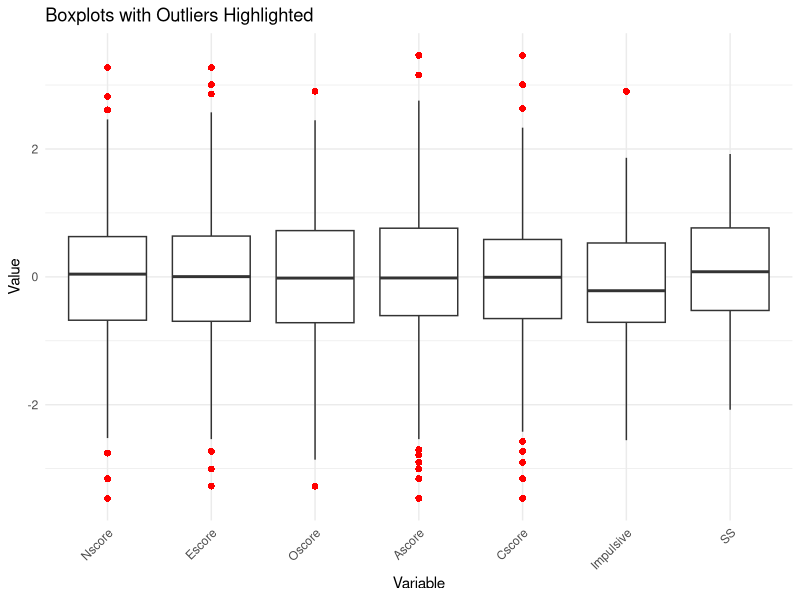
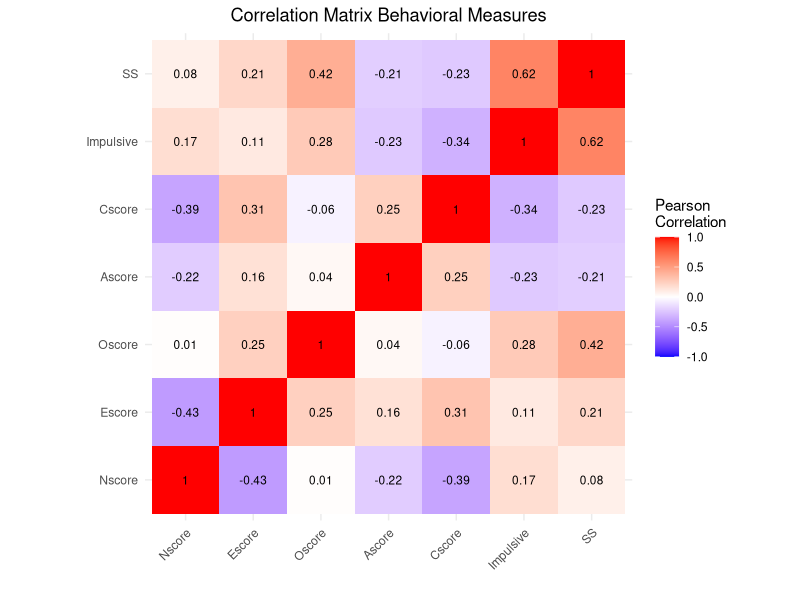
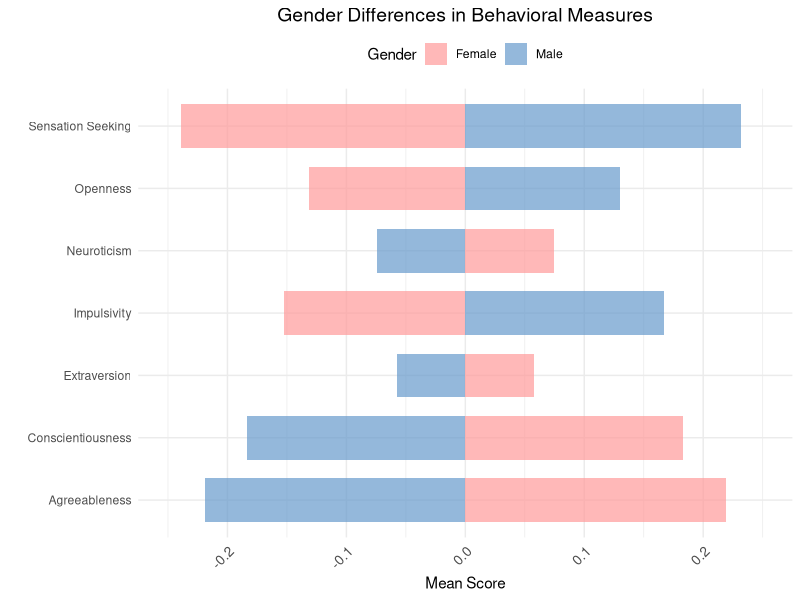
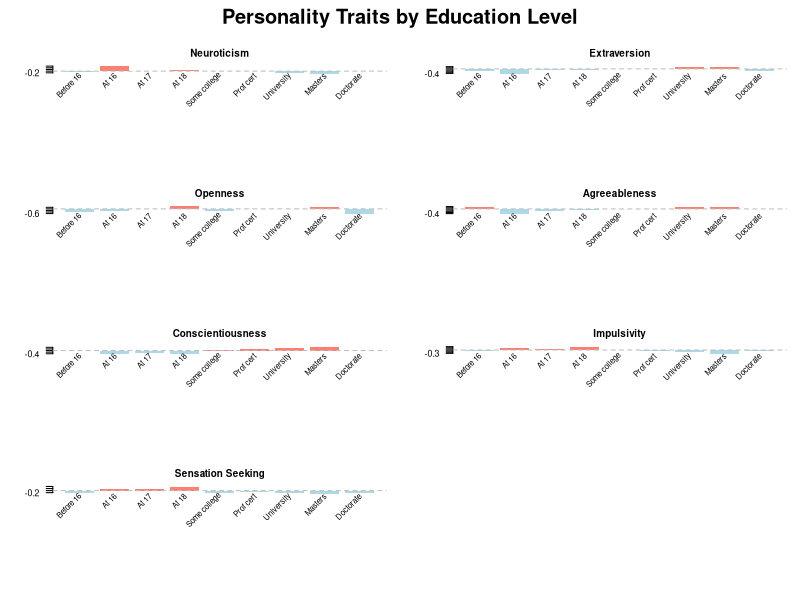

Write R code to recreate these figures, in order.
## ---- chunk 1
knitr::opts_chunk$set(echo = TRUE)
## ---- chunk 2
# Load required libraries
library(dplyr)
library(ggplot2)
library(reshape2)
library(kableExtra)
library(knitr)
library(gridExtra)
library(tidyr)
## ---- chunk 3
# Read the CSV file
drug_data <- read.csv("Data/drug_consumption.csv")
## ---- chunk 4
###############################################################################
# Define mappings and column information
###############################################################################

# Column names for the dataset
column_names <- c(
  "Index", "ID", "Age", "Gender", "Education", "Country", "Ethnicity", 
  "Nscore", "Escore", "Oscore", "Ascore", "Cscore", "Impulsive", "SS", 
  "Alcohol", "Amphet", "Amyl", "Benzos", "Caff", "Cannabis", "Choc", "Coke", 
  "Crack", "Ecstasy", "Heroin", "Ketamine", "Legalh", "LSD", "Meth", 
  "Mushrooms", "Nicotine", "Semer", "VSA"
)

# Drug column names
drug_columns <- c(
  "Alcohol", "Amphet", "Amyl", "Benzos", "Caff", "Cannabis", 
  "Choc", "Coke", "Crack", "Ecstasy", "Heroin", "Ketamine", 
  "Legalh", "LSD", "Meth", "Mushrooms", "Nicotine", "Semer", "VSA"
)

# Mapping of drug consumption classes to their meanings
consumption_mapping <- c(
  "CL0" = "Never Used",
  "CL1" = "Used over a Decade Ago",
  "CL2" = "Used in Last Decade", 
  "CL3" = "Used in Last Year",
  "CL4" = "Used in Last Month",
  "CL5" = "Used in Last Week",
  "CL6" = "Used in Last Day"
)

# Map Age values to their meaning
age_mapping <- c(
  "-0.95197" = "18-24",
  "-0.07854" = "25-34",
  "0.49788" = "35-44",
  "1.09449" = "45-54",
  "1.82213" = "55-64",
  "2.59171" = "65+"
)

# Map Gender values to their meaning
gender_mapping <- c(
  "0.48246" = "Female",
  "-0.48246" = "Male"
)

# Map Education values to their meaning
education_mapping <- c(
  "-2.43591" = "Left school before 16 years",
  "-1.73790" = "Left school at 16 years",
  "-1.43719" = "Left school at 17 years",
  "-1.22751" = "Left school at 18 years",
  "-0.61113" = "Some college or university, no certificate or degree",
  "-0.05921" = "Professional certificate/diploma",
  "0.45468" = "University degree",
  "1.16365" = "Masters degree",
  "1.98437" = "Doctorate degree"
)

# Map Country values to their meaning
country_mapping <- c(
  "-0.09765" = "Australia",
  "0.24923" = "Canada",
  "-0.46841" = "New Zealand",
  "-0.28519" = "Other",
  "0.21128" = "Republic of Ireland",
  "0.96082" = "UK",
  "-0.57009" = "USA"
)

# Map Ethnicity values to their meaning
ethnicity_mapping <- c(
  "-0.50212" = "Asian",
  "-1.10702" = "Black",
  "1.90725" = "Mixed-Black/Asian",
  "0.12600" = "Mixed-White/Asian",
  "-0.22166" = "Mixed-White/Black",
  "0.11440" = "Other",
  "-0.31685" = "White"
)
## ---- chunk 5
###############################################################################
# Data Processing
###############################################################################

# Rename the columns 
colnames(drug_data) <- column_names

# Convert demographic columns to descriptive values
drug_data$Age <- age_mapping[as.character(drug_data$Age)]
drug_data$Gender <- gender_mapping[as.character(drug_data$Gender)]
drug_data$Education <- education_mapping[as.character(drug_data$Education)]
drug_data$Country <- country_mapping[as.character(drug_data$Country)]
drug_data$Ethnicity <- ethnicity_mapping[as.character(drug_data$Ethnicity)]

# Convert all drug consumption columns to descriptive values
for (col in drug_columns) {
  drug_data[[col]] <- consumption_mapping[as.character(drug_data[[col]])]
}
## ---- chunk 6
###############################################################################
# Data Cleaning - Missing values
###############################################################################

# Remove unnecessary column
drug_data <- drug_data[, -which(names(drug_data) == "ID")]

# Check for NA values in each column
na_by_column <- sapply(drug_data, function(x) sum(is.na(x)))
cat("NA values by column:")

# Print only columns with NA values
print(na_by_column[na_by_column > 0])  
## ---- chunk 7
# Replace NA values with "Not Provided"
drug_data$Education[is.na(drug_data$Education)] <- "Not Provided"
drug_data$Ethnicity[is.na(drug_data$Ethnicity)] <- "Not Provided"

# Save the updated dataframe back to CSV
write.csv(drug_data, "Data/cleaned.csv")
## ---- chunk 8
###############################################################################
# Data Cleaning - Looking for outliers
###############################################################################
# Define numeric columns for outlier analysis
numeric_cols <- c("Nscore", "Escore", "Oscore", "Ascore", "Cscore", "Impulsive", "SS")

# Function to identify outliers using IQR method
identify_outliers_iqr <- function(x) {
  q1 <- quantile(x, 0.25, na.rm = TRUE)
  q3 <- quantile(x, 0.75, na.rm = TRUE)
  iqr <- q3 - q1
  lower_bound <- q1 - 1.5 * iqr
  upper_bound <- q3 + 1.5 * iqr
  
  return(data.frame(
    min = min(x, na.rm = TRUE),
    q1 = q1,
    median = median(x, na.rm = TRUE),
    mean = mean(x, na.rm = TRUE),
    q3 = q3,
    max = max(x, na.rm = TRUE),
    iqr = iqr,
    lower_bound = lower_bound,
    upper_bound = upper_bound,
    n_outliers_below = sum(x < lower_bound, na.rm = TRUE),
    n_outliers_above = sum(x > upper_bound, na.rm = TRUE),
    total_outliers = sum(x < lower_bound | x > upper_bound, na.rm = TRUE),
    outlier_percentage = round(100 * sum(x < lower_bound | x > upper_bound, na.rm = TRUE) / length(x[!is.na(x)]), 2)
  ))
}

# Apply outlier detection to all numeric columns
outlier_summary <- data.frame()
for (col in numeric_cols) {
  result <- identify_outliers_iqr(drug_data[[col]])
  result$variable <- col
  outlier_summary <- rbind(outlier_summary, result)
}

# Create a function to visualize outliers with boxplots
plot_outliers <- function(drug_data, columns) {
  # Explicitly use reshape2::melt to avoid namespace issues
  melted_data <- reshape2::melt(drug_data[, columns], id.vars = NULL)
  
  # Create boxplot
  ggplot(melted_data, aes(x = variable, y = value)) +
    geom_boxplot(outlier.colour = "red", outlier.shape = 16, outlier.size = 2) +
    theme_minimal() +
    labs(title = "Boxplots with Outliers Highlighted",
         x = "Variable",
         y = "Value") +
    theme(axis.text.x = element_text(angle = 45, hjust = 1))
}

# Visualize outliers
plot_outliers(drug_data, numeric_cols)
## ---- chunk 9
###############################################################################
# Heatmap
###############################################################################

# Calculate the correlation matrix
cor_matrix <- cor(drug_data[numeric_cols], use = "pairwise.complete.obs")

# Convert the correlation matrix to a data frame for ggplot
cor_df <- melt(cor_matrix)
names(cor_df) <- c("Var1", "Var2", "Correlation")

# Create a ggplot2 correlation heatmap
ggplot(data = cor_df, aes(x = Var1, y = Var2, fill = Correlation)) +
  geom_tile() +
  scale_fill_gradient2(low = "blue", high = "red", mid = "white", 
                       midpoint = 0, limit = c(-1,1), space = "Lab", 
                       name="Pearson\nCorrelation") +
  geom_text(aes(label = round(Correlation, 2)), color = "black", size = 3) +
  theme_minimal() +
  theme(
    axis.text.x = element_text(angle = 45, vjust = 1, hjust = 1),
    plot.title = element_text(hjust = 0.5)
  ) +
  coord_fixed() +
  labs(
    title = "Correlation Matrix Behavioral Measures",
    x = "",
    y = ""
  )
## ---- chunk 10
###############################################################################
# Gender comparison
###############################################################################

# Calculating the means of the behavioral scores
gender_results <- data.frame(
  Trait = character(),
  Female_Mean = numeric(),
  Male_Mean = numeric(),
  stringsAsFactors = FALSE
)

for (col in numeric_cols) {
  # Calculate means only
  female_mean <- mean(drug_data[drug_data$Gender == "Female", col], na.rm = TRUE)
  male_mean <- mean(drug_data[drug_data$Gender == "Male", col], na.rm = TRUE)
  
  # Add to results dataframe with only needed values
  gender_results <- rbind(gender_results, data.frame(
    Trait = col,
    Female_Mean = female_mean,
    Male_Mean = male_mean,
    stringsAsFactors = FALSE
  ))
}

# Create readable trait names
gender_results$Trait_Name <- case_when(
  gender_results$Trait == "Nscore" ~ "Neuroticism",
  gender_results$Trait == "Escore" ~ "Extraversion",
  gender_results$Trait == "Oscore" ~ "Openness",
  gender_results$Trait == "Ascore" ~ "Agreeableness",
  gender_results$Trait == "Cscore" ~ "Conscientiousness",
  gender_results$Trait == "Impulsive" ~ "Impulsivity",
  gender_results$Trait == "SS" ~ "Sensation Seeking",
  TRUE ~ gender_results$Trait
)

# Create the plot directly from the results
ggplot(gender_results, aes(x = Trait_Name)) +
  geom_bar(aes(y = Female_Mean, fill = "Female"), stat = "identity", position = "dodge", width = 0.7, alpha = 0.7) +
  geom_bar(aes(y = Male_Mean, fill = "Male"), stat = "identity", position = position_dodge(width = 0.7), width = 0.7, alpha = 0.7) +
  scale_fill_manual(values = c("Female" = "#FF9999", "Male" = "#6699CC"),
                    name = "Gender") +
  labs(title = "Gender Differences in Behavioral Measures",
       x = "",
       y = "Mean Score") +
  theme_minimal() +
  theme(axis.text.x = element_text(angle = 45, hjust = 1, size = 10),
        plot.title = element_text(hjust = 0.5, size = 14),
        legend.position = "top") +
  # Fixed axis limits from -0.25 to 0.25
  scale_y_continuous(limits = c(-0.25, 0.25)) +
  coord_flip()
## ---- chunk 11
###############################################################################
# Education comparison
###############################################################################
# Order education levels
education_order <- c(
  "Left school before 16 years",
  "Left school at 16 years",
  "Left school at 17 years",
  "Left school at 18 years",
  "Some college or university, no certificate or degree",
  "Professional certificate/diploma",
  "University degree",
  "Masters degree",
  "Doctorate degree",
  "Not Provided"
)

# Calculate means by education level
education_means <- drug_data %>%
  group_by(Education) %>%
  summarize(
    n = n(),
    across(all_of(numeric_cols), ~mean(.x, na.rm = TRUE))
  ) %>%
  arrange(match(Education, education_order))

# Create a clean table view of the data
education_display <- education_means %>%
  select(-n) %>%
  rename(
    "Neuroticism" = Nscore,
    "Extraversion" = Escore,
    "Openness" = Oscore,
    "Agreeableness" = Ascore,
    "Conscientiousness" = Cscore,
    "Impulsivity" = Impulsive,
    "Sensation Seeking" = SS
  )

# Create a data frame for plotting
education_plot_data <- education_means %>%
  select(-n)

# Simplified visualization approach with more space for the title
# Set up the plotting parameters
par(mfrow = c(4, 2), mar = c(8, 4, 2, 1), oma = c(0, 0, 3, 0))

# Define the trait columns and their display names
trait_cols <- c("Nscore", "Escore", "Oscore", "Ascore", "Cscore", "Impulsive", "SS")
trait_names <- c("Neuroticism", "Extraversion", "Openness", "Agreeableness", 
                "Conscientiousness", "Impulsivity", "Sensation Seeking")

# Plot each trait separately
for (i in 1:length(trait_cols)) {
  col <- trait_cols[i]
  trait_name <- trait_names[i]
  
  # Create a simple barplot
  bp <- barplot(education_plot_data[[col]], 
          names.arg = rep("", nrow(education_plot_data)),
          col = ifelse(education_plot_data[[col]] > 0, "salmon", "lightblue"),
          main = trait_name,
          border = NA,
          las = 2,
          ylim = c(min(education_plot_data[[col]]) - 0.05, 
                  max(education_plot_data[[col]]) + 0.05),
          cex.main = 0.9,
          cex.axis = 0.8)
  
  # Add a reference line at y=0
  abline(h = 0, lty = 2, col = "gray")
  
  # Add abbreviated education labels
  edu_labels <- c("Before 16", "At 16", "At 17", "At 18", "Some college", 
                 "Prof cert", "University", "Masters", "Doctorate", "Not Provided")
  edu_labels <- edu_labels[1:length(bp)]  # Ensure we have the right number of labels
  
  # Add text labels at the bottom
  text(bp, par("usr")[3] - 0.02, srt = 45, adj = 1, labels = edu_labels, 
       xpd = TRUE, cex = 0.7)
}

# Add a title for the entire set of plots with more space
mtext("Personality Traits by Education Level", side = 3, line = 1, 
      outer = TRUE, cex = 1.2, font = 2)
## ---- chunk 12
###############################################################################
# Seremon
###############################################################################

# Count Semeron users vs non-users
semeron_counts <- drug_data %>%
  group_by(Semer) %>%
  summarise(Count = n()) %>%
  arrange(desc(Count))
## ---- chunk 13
# Load pacakges again
library(dplyr)
library(kableExtra)

# Create a nicely formatted table for the detailed counts
semeron_table <- semeron_counts %>%
  mutate(Percentage = paste0(round(Count / sum(Count) * 100, 2), "%")) %>%
  rename(`Usage Category` = Semer) %>%
  kable(caption = "Semeron Usage Categories", 
        booktabs = TRUE, 
        col.names = c("Usage Category", "Count", "Percentage"))

# For PDF output, apply specific styling
if(knitr::is_latex_output()) {
  semeron_table <- semeron_table %>%
    kable_styling(latex_options = c("striped", "hold_position"), 
                  full_width = FALSE,
                  position = "center") %>%
    row_spec(0, bold = TRUE) %>%
    column_spec(1, width = "5cm") %>%
    column_spec(2, width = "2cm") %>%
    column_spec(3, width = "2.5cm")
}

# Display the table
semeron_table
